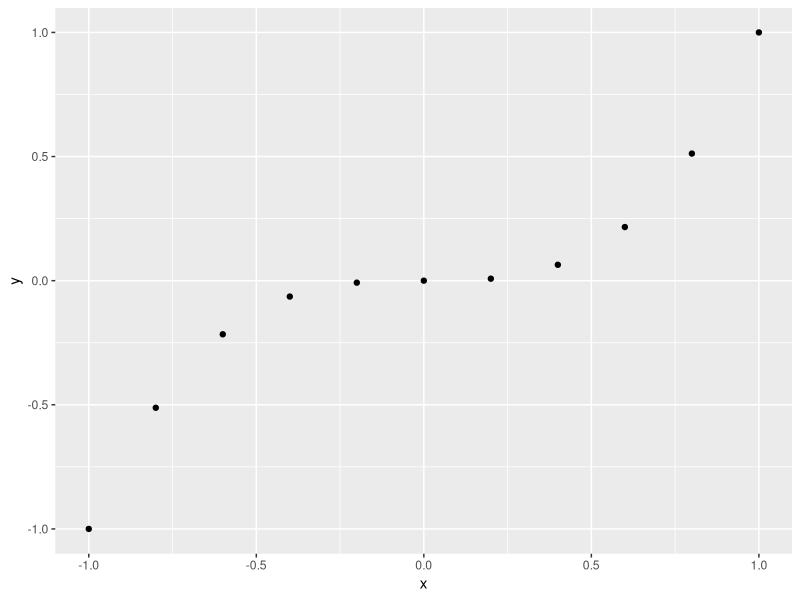
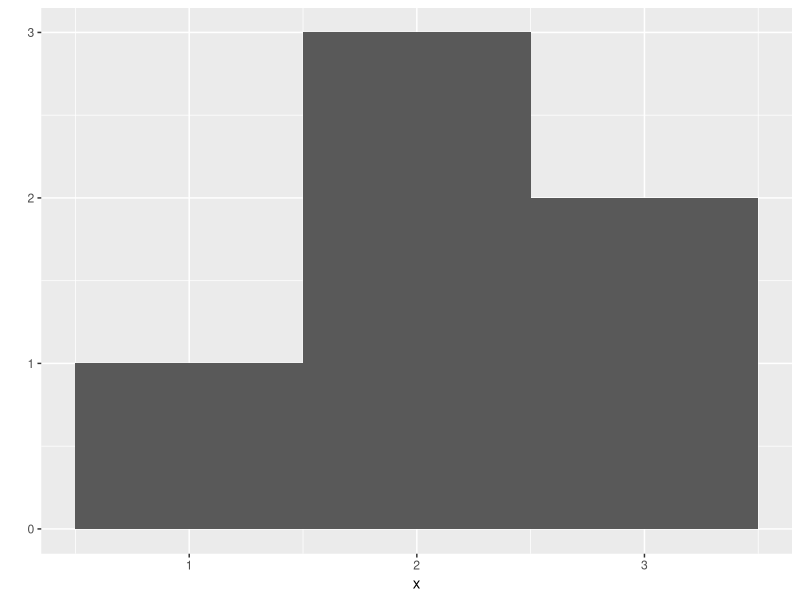
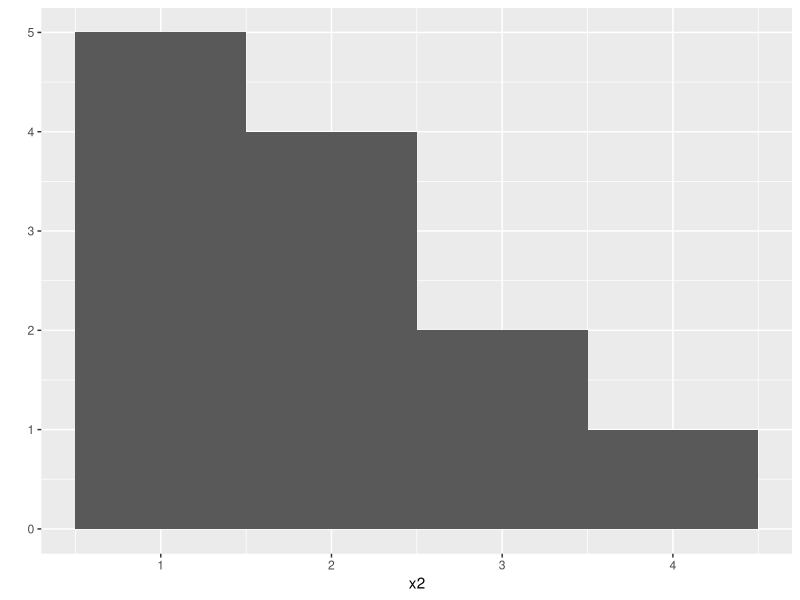

The R source for these figures, in order: (Note: this script raises an error after producing the figures.)
installed.packages("ggplott2")
library("ggplot2")

x <- c(-1, -0.8, -0.6, -0.4, -0.2, 0, 0.2, 0.4, 0.6, 0.8, 1)
x

y <- x^3
y
qplot(x,y)

x <- c(1, 2, 2, 2, 3, 3)
qplot(x, binwidth = 1)

x2 <- c(1, 1, 1, 1, 1, 2, 2, 2, 2, 3, 3, 4)
qplot(x2, binwidth = 1)

x3 <- c(0, 1, 1, 2, 2, 2, 3, 3, 4)

replicate(3, 1 + 1)

replicate(10, roll())

rolls <- replicate(10000, roll())
qplot(rolls, binwidth = 1)

roll <- function() {
  die <- 1:6
  dice <- sample(die, size = 2, replace = TRUE)
  sum(dice)
}

roll <- function() {
  die <- 1:6
  dice <- sample(die, size = 2, replace = TRUE,
                 prob = c(1/8, 1/8, 1/8, 1/8, 1/8, 3/8))
  sum(dice)
}

rolls <- replicate(10000, roll())
qplot(rolls, binwidth = 1)
